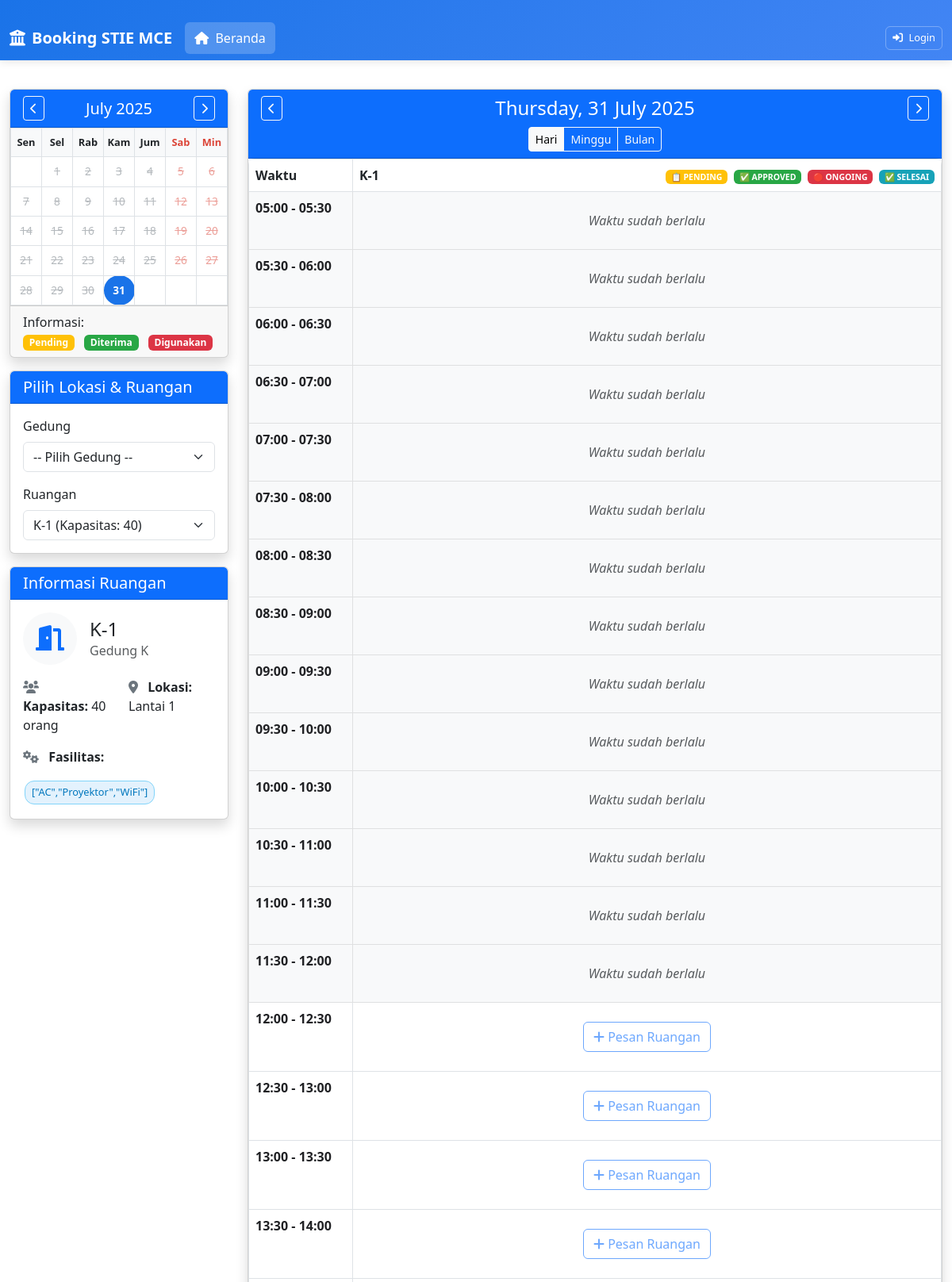
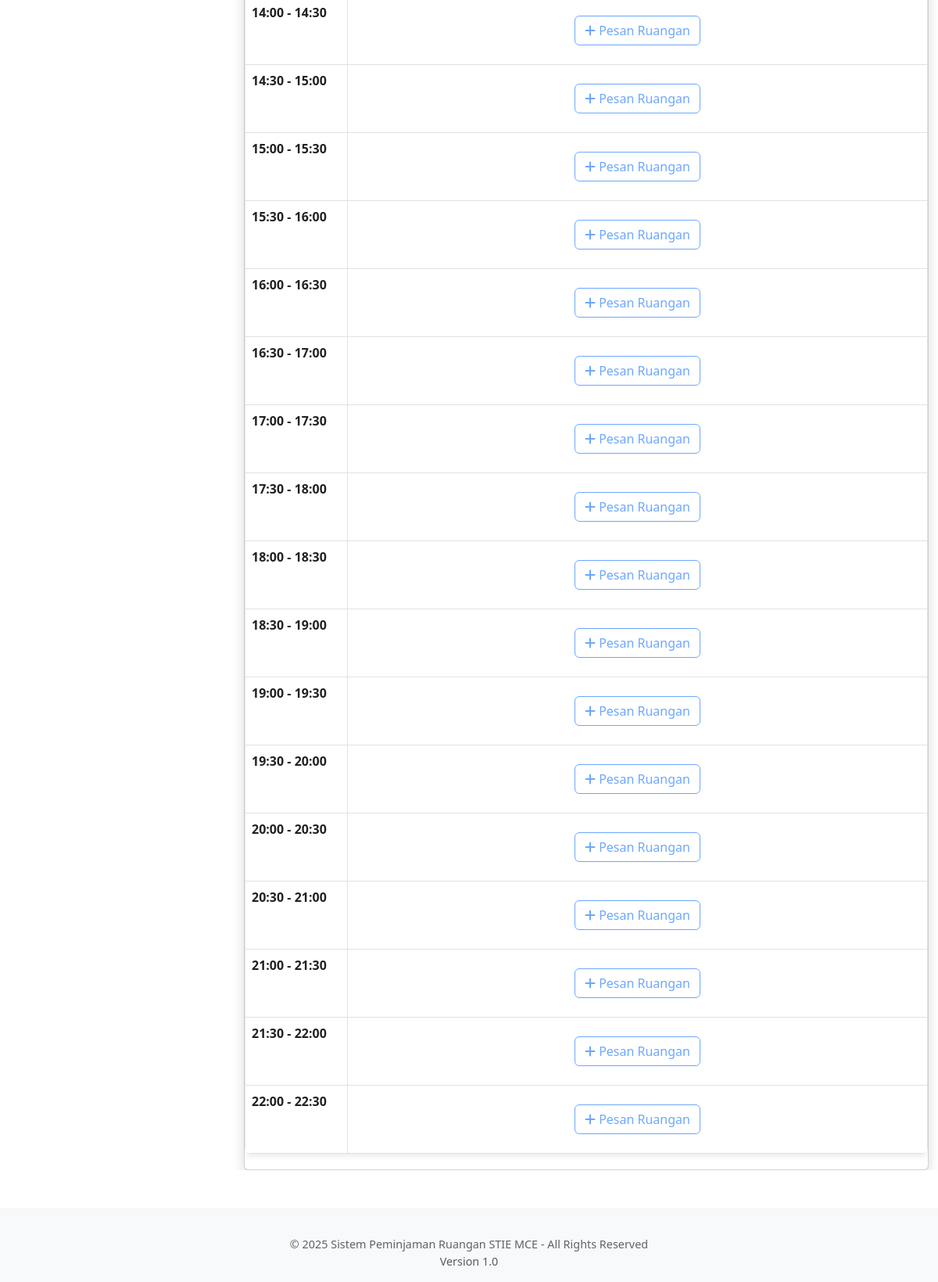
The page / on the database its author committed (2 pictures, top to bottom).
### tables this page shows
CREATE TABLE `tbl_ruang` (
  `id_ruang` int(11) NOT NULL,
  `id_gedung` int(11) NOT NULL,
  `nama_ruang` varchar(100) NOT NULL,
  `kapasitas` int(11) NOT NULL,
  `lokasi` varchar(50) NOT NULL,
  `fasilitas` text DEFAULT NULL COMMENT 'Daftar fasilitas ruangan',
  `allowed_roles` set('admin','mahasiswa','dosen','karyawan') DEFAULT 'admin,mahasiswa,dosen,karyawan' COMMENT 'Role yang boleh booking ruangan ini',
  `description` text DEFAULT NULL COMMENT 'Deskripsi ruangan'
);

CREATE TABLE `tbl_gedung` (
  `id_gedung` int(11) NOT NULL,
  `nama_gedung` varchar(100) NOT NULL,
  `deskripsi` varchar(200) NOT NULL,
  `created_at` timestamp NOT NULL DEFAULT current_timestamp(),
  `updated_at` timestamp NOT NULL DEFAULT current_timestamp() ON UPDATE current_timestamp()
);

### index.php (the view, shortened to what the rows shown need)
<?php
require_once 'config.php';
require_once 'functions.php';
$view = isset($_GET['view']) ? $_GET['view'] : 'day';
$stmt = $conn->prepare("SELECT * FROM tbl_ruang ORDER BY nama_ruang");
$stmt->execute();
$rooms = $stmt->fetchAll(PDO::FETCH_ASSOC);
$selectedRoomId = isset($_GET['room_id']) ? $_GET['room_id'] : (count($rooms) > 0 ? $rooms[0]['id_ruang'] : 0);
$selectedDate = isset($_GET['date']) ? $_GET['date'] : date('Y-m-d');
$weekStart = date('Y-m-d', strtotime('monday this week', strtotime($selectedDate)));
$weekEnd = date('Y-m-d', strtotime('sunday this week', strtotime($selectedDate)));
$selectedRoom = null;
if ($selectedRoomId) {
    $stmt = $conn->prepare("SELECT * FROM tbl_ruang WHERE id_ruang = ?");
    $stmt->execute([$selectedRoomId]);
    $selectedRoom = $stmt->fetch(PDO::FETCH_ASSOC);
}
$todayDate = date('Y-m-d');
?>
<!DOCTYPE html>
<html lang="id">
<head>
    <link rel="stylesheet" href="style.css">
    <link rel="stylesheet" href="https://cdnjs.cloudflare.com/ajax/libs/font-awesome/6.0.0/css/all.min.css">
    <link rel="stylesheet" href="https://cdn.jsdelivr.net/npm/bootstrap@5.3.0/dist/css/bootstrap.min.css">
</head>
<body class="<?= isLoggedIn() ? 'logged-in' : '' ?>">
        <?php include 'header.php'; ?>
    <div class="container-fluid mt-3">
        <div class="row">
            <div class="col-md-3">
                <div class="card shadow">
                    <div class="card-body p-0">
                        <table class="table table-bordered table-sm mb-0 mini-calendar">
                            <thead>
                                <tr class="text-center">
                                    <th>Sen</th>
                                    <th>Sel</th>
                                    <th>Rab</th>
                                    <th>Kam</th>
                                    <th>Jum</th>
                                    <th style="color: var(--danger-color);">Sab</th>
                                    <th style="color: var(--danger-color);">Min</th>
                                </tr>
                            </thead>
                                <?php
$firstDayOfMonth = mktime(0, 0, 0, $month, 1, $year);
$numberDays = date('t', $firstDayOfMonth);
$firstDayOfWeek = date('w', $firstDayOfMonth);
$firstDayOfWeek = ($firstDayOfWeek == 0) ? 6 : $firstDayOfWeek - 1;
$day = 1;
for ($i = 0; $i < 6; $i++) {
    for ($j = 0; $j < 7; $j++) {
        if (($i == 0 && $j < $firstDayOfWeek) || ($day > $numberDays)) {
            echo "<td class='text-center text-muted'>&nbsp;</td>";
        } else {
            $currentDate = date('Y-m-d', mktime(0, 0, 0, $month, $day, $year));
            $day++;
        }
    }
    if ($day > $numberDays) {
        break;
    }
}
?>
                        </table>
                    </div>
                </div>
                <?php if ($selectedRoom): ?>
                <div class="card shadow mt-3">
                    <div class="card-header bg-primary text-white">
                        <h5 class="mb-0">Informasi Ruangan</h5>
                    </div>
                    <div class="card-body">
                        <div class="d-flex align-items-center mb-3">
                            <div class="bg-light p-3 rounded-circle me-3">
                                <i class="fas fa-door-open fa-2x text-primary"></i>
                            </div>
                            <div>
                                <h4 class="mb-0"><?= $selectedRoom['nama_ruang'] ?></h4>
                                <p class="text-muted mb-0">
                                    <?php
                                    $stmt = $conn->prepare("SELECT nama_gedung FROM tbl_gedung WHERE id_gedung = ?");
                                    $stmt->execute([$selectedRoom['id_gedung']]);
                                    $buildingName = $stmt->fetchColumn() ?: 'Unknown Building';
                                    echo $buildingName;
                                    ?>
                                </p>
                            </div>
                        </div>
                        <div class="row">
                            <div class="col-sm-6">
                                <p><i class="fas fa-users me-2 text-secondary"></i> <strong>Kapasitas:</strong> <?= $selectedRoom['kapasitas'] ?> orang</p>
                            </div>
                            <div class="col-sm-6">
                                <p><i class="fas fa-map-marker-alt me-2 text-secondary"></i> <strong>Lokasi:</strong> <?= $selectedRoom['lokasi'] ?></p>
                            </div>
                            <div class="col-sm-6">
                                <p><i class="fas fa-cogs me-2 text-secondary"></i> <strong>Fasilitas:</strong> </p>
                                <span class="facility-badge facility-item"><?= $selectedRoom['fasilitas'] ?></span>
                            </div>
                        </div>
                    </div>
                </div>
                <?php endif; ?>
            </div>
            <div class="col-md-9">
                <div class="card shadow">
                    <div class="card-body p-0">
                        <div class="table-responsive">
                            <?php if ($view == 'day'): ?>
                                <table class="table table-bordered table-hover mb-0">
                                    <thead class="bg-light">
                                        <tr>
                                            <th width="15%">Waktu</th>
                                            <th width="85%">
                                                <?= $selectedRoom ? $selectedRoom['nama_ruang'] : 'Pilih Ruangan' ?>
                                                <div class="float-end">
                                                    <small class="text-muted">
                                                        <span class="badge bg-warning me-1">📋 PENDING</span>
                                                        <span class="badge bg-success me-1">✅ APPROVED</span>
                                                        <span class="badge bg-danger me-1">🔴 ONGOING</span>
                                                        <span class="badge bg-info">✅ SELESAI</span>
                                                    </small>
                                                </div>
                                            </th>
                                        </tr>
                                    </thead>
                                        <?php
                                        $currentDateTime = new DateTime();
                                        $currentDate = $currentDateTime->format('Y-m-d');
                                        ?>
                                </table>
                            <?php endif; ?> <?php if ($view == 'week'): ?>
                                <table class="table table-bordered table-hover mb-0">
                                    <thead class="bg-light">
                                        <tr>
                                            <th width="15%">Waktu</th>
                                            <?php
$currentDay = new DateTime($weekStart);
$endDay = new DateTime($weekEnd);
while ($currentDay <= $endDay) {
    $dayClass = '';
    $dayNum = $currentDay->format('N');
    $isWeekend = ($dayNum == 6 || $dayNum == 7);
    if ($currentDay->format('Y-m-d') == date('Y-m-d')) {
        $dayClass = 'table-primary';
    } elseif ($isWeekend) {
        $dayClass = 'table-light';
    }
    echo '<th class="' . $dayClass . ' text-center" width="' . (85/7) . '%">';
    $dayNameClass = $isWeekend ? 'day-header-weekend' : '';
    echo '<span class="day-name ' . $dayNameClass . '">' . $currentDay->format('D') . '</span><br>' .
         $currentDay->format('d/m');
    echo '</th>';
    $currentDay->modify('+1 day');
}
?>
                                        </tr>
                                    </thead>
                                    <tbody>
                                        <?php
                                        $startTime = strtotime('07:00:00');
                                        $endTime = strtotime('17:00:00');
                                        $interval = 60 * 60;
                                        for ($time = $startTime; $time <= $endTime; $time += $interval) {
                                            $timeSlot = date('H:i', $time);
                                            $nextTimeSlot = date('H:i', $time + $interval);
                                            echo "<tr class='time-slot' data-time='$timeSlot'>";
                                            echo "<td>{$timeSlot} - {$nextTimeSlot}</td>";
                                            $currentDay = new DateTime($weekStart);
                                            $endDay = new DateTime($weekEnd);
                                            while ($currentDay <= $endDay) {
                                                $dayDate = $currentDay->format('Y-m-d');
                                                $stmt = $conn->prepare("SELECT * FROM tbl_harilibur WHERE tanggal = ?");
                                                $stmt->execute([$dayDate]);
                                                $dayHoliday = $stmt->fetch(PDO::FETCH_ASSOC);
                                                $cellBooked = false;
                                                $cellBooking = null;
                                                foreach ($bookings as $booking) {
                                                    if ($booking['tanggal'] == $dayDate) {
                                                        $bookingStart = date('H:i', strtotime($booking['jam_mulai']));
                                                        $bookingEnd = date('H:i', strtotime($booking['jam_selesai']));
                                                        if (($timeSlot >= $bookingStart && $timeSlot < $bookingEnd) ||
                                                            ($bookingStart >= $timeSlot && $bookingStart < $nextTimeSlot)) {
                                                            $cellBooked = true;
                                                            $cellBooking = $booking;
                                                            break;
                                                        }
                                                    }
                                                }
                                                $cellClass = '';
                                                $isDisabled = false;
                                                if ($dayHoliday) {
                                                    $cellClass = 'table-warning';
                                                    $isDisabled = false;
                                                } elseif ($cellBooked) {
                                                    switch ($cellBooking['status']) {
                                                        case 'pending':
                                                            $cellClass = 'table-warning';
                                                            break;
                                                        case 'approve':
                                                            $cellClass = 'table-success';
                                                            break;
                                                        case 'active':
                                                            $cellClass = 'table-danger';
                                                            break;
                                                        case 'rejected':
                                                        case 'cancelled':
                                                            $cellClass = 'table-secondary';
                                                            break;
                                                        case 'done':
                                                            $cellClass = 'table-info';
                                                            break;
                                                    }
                                                } elseif ($dayDate < $todayDate || $dayDate > $maxDate) {
                                                    $cellClass = 'table-secondary';
                                                    $isDisabled = true;
                                                } elseif ($dayDate == $currentDate && $timeSlot < date('H:i')) {
                                                    $cellClass = 'table-secondary';
                                                    $isDisabled = true;
                                                }
                                                echo "<td class='$cellClass'>";
                                                if ($cellBooked) {
                                                    echo "<small><strong>{$cellBooking['nama_acara']}</strong></small><br>";
                                                    echo "<span class='badge ";
                                                    switch ($cellBooking['status']) {
                                                        case 'pending':
                                                            echo "bg-warning";
                                                            break;
                                                        case 'approve':
                                                            echo "bg-success";
                                                            break;
                                                        case 'active':
                                                            echo "bg-danger";
                                                            break;
                                                        case 'rejected':
                                                        case 'cancelled':
                                                            echo "bg-secondary";
                                                            break;
                                                        case 'done':
                                                            echo "bg-info";
                                                            break;
                                                    }
                                                    echo "'>{$cellBooking['status']}</span>";
                                                } elseif ($dayHoliday) {
                                                    echo "<small class='text-muted'>{$dayHoliday['keterangan']}</small>";
                                                } elseif (!$isDisabled && $selectedRoomId) {
                                                    echo "<button class='btn btn-sm btn-outline-primary book-btn' onclick='bookTimeSlot(\"{$dayDate}\", \"{$timeSlot}\", {$selectedRoomId})'>Pesan</button>";
                                                }
                                                echo "</td>";
                                                $currentDay->modify('+1 day');
                                            }
                                            echo "</tr>";
                                        }
                                        ?>
                                    </tbody>
                                </table>
                            <?php
endif; ?>
                        </div>
                    </div>
                </div>
            </div>
        </div>
    </div>
</body>
</html>

### rows shown on the page
tbl_ruang: nama_ruang "K-1", kapasitas "40", lokasi "Lantai 1", fasilitas "[\"AC\",\"Proyektor\",\"WiFi\"]"
tbl_gedung: nama_gedung "Gedung K"

### other values the page prints
date('F Y', mktime(0, 0, 0, $month, 1, $year)) "July 2025"
date('l, d F Y', strtotime($selectedDate)) "Thursday, 31 July 2025"
$timeSlot "05:00"
$nextTimeSlot "05:30"
$timeSlot "05:30"
$nextTimeSlot "06:00"
$timeSlot "06:00"
$nextTimeSlot "06:30"
$timeSlot "06:30"
$nextTimeSlot "07:00"
$timeSlot "07:00"
$nextTimeSlot "07:30"
$timeSlot "07:30"
$nextTimeSlot "08:00"
$timeSlot "08:00"
